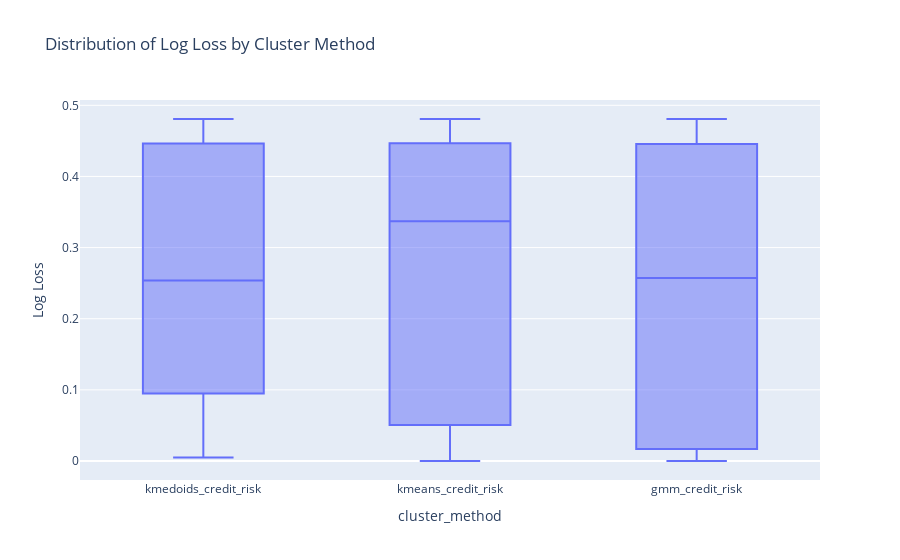

Here is the notebook cell this chart was saved with:
### Code cell
# %% [code]
fig3 = px.box(df1, x="cluster_method", y="Log Loss",
              title="Distribution of Log Loss by Cluster Method")
fig3.show()

### Figure 1 — Plotly figure (JSON) as saved in the notebook; plotly's stock layout.template omitted (floating-point values rounded to 4 significant figures)
{"data": [{"alignmentgroup": "True", "hovertemplate": "cluster_method=%{x}<br>Log Loss=%{y}<extra></extra>", "legendgroup": "", "marker": {"color": "#636efa"}, "name": "", "notched": false, "offsetgroup": "", "orientation": "v", "showlegend": false, "type": "box", "x": ["kmedoids_credit_risk", "kmedoids_credit_risk", "kmedoids_credit_risk", "kmedoids_credit_risk", "kmedoids_credit_risk", "kmedoids_credit_risk", "kmedoids_credit_risk", "kmedoids_credit_risk", "kmeans_credit_risk", "kmeans_credit_risk", "kmeans_credit_risk", "kmeans_credit_risk", "kmeans_credit_risk", "kmeans_credit_risk", "kmeans_credit_risk", "kmeans_credit_risk", "gmm_credit_risk", "gmm_credit_risk", "gmm_credit_risk", "gmm_credit_risk", "gmm_credit_risk", "gmm_credit_risk", "gmm_credit_risk", "gmm_credit_risk", "kmedoids_credit_risk", "kmedoids_credit_risk", "kmedoids_credit_risk", "kmedoids_credit_risk", "kmedoids_credit_risk", "kmedoids_credit_risk", "kmedoids_credit_risk", "kmedoids_credit_risk", "kmeans_credit_risk", "kmeans_credit_risk", "kmeans_credit_risk", "kmeans_credit_risk", "kmeans_credit_risk", "kmeans_credit_risk", "kmeans_credit_risk", "kmeans_credit_risk", "gmm_credit_risk", "gmm_credit_risk", "gmm_credit_risk", "gmm_credit_risk", "gmm_credit_risk", "gmm_credit_risk", "gmm_credit_risk", "gmm_credit_risk", "kmedoids_credit_risk", "kmedoids_credit_risk", "kmedoids_credit_risk", "kmedoids_credit_risk", "kmedoids_credit_risk", "kmedoids_credit_risk", "kmedoids_credit_risk", "kmedoids_credit_risk", "kmeans_credit_risk", "kmeans_credit_risk", "kmeans_credit_risk", "kmeans_credit_risk", "kmeans_credit_risk", "kmeans_credit_risk", "kmeans_credit_risk", "kmeans_credit_risk", "gmm_credit_risk", "gmm_credit_risk", "gmm_credit_risk", "gmm_credit_risk", "gmm_credit_risk", "gmm_credit_risk", "gmm_credit_risk", "gmm_credit_risk", "kmedoids_credit_risk", "kmedoids_credit_risk", "kmedoids_credit_risk", "kmedoids_credit_risk", "kmedoids_credit_risk", "kmedoids_credit_risk", "kmedoids_credit_risk", "kmedoids_credit_risk", "kmeans_credit_risk", "kmeans_credit_risk", "kmeans_credit_risk", "kmeans_credit_risk", "kmeans_credit_risk", "kmeans_credit_risk", "kmeans_credit_risk", "kmeans_credit_risk", "gmm_credit_risk", "gmm_credit_risk", "gmm_credit_risk", "gmm_credit_risk", "gmm_credit_risk", "gmm_credit_risk", "gmm_credit_risk", "gmm_credit_risk", "kmedoids_credit_risk", "kmedoids_credit_risk", "kmedoids_credit_risk", "kmedoids_credit_risk", "kmedoids_credit_risk", "kmedoids_credit_risk", "kmedoids_credit_risk", "kmedoids_credit_risk", "kmeans_credit_risk", "kmeans_credit_risk", "kmeans_credit_risk", "kmeans_credit_risk", "kmeans_credit_risk", "kmeans_credit_risk", "kmeans_credit_risk", "kmeans_credit_risk", "gmm_credit_risk", "gmm_credit_risk", "gmm_credit_risk", "gmm_credit_risk", "gmm_credit_risk", "gmm_credit_risk", "gmm_credit_risk", "gmm_credit_risk"], "x0": " ", "xaxis": "x", "y": [0.1575, 0.4584, 0.09983, 0.03776, 0.3961, 0.004856, 0.4466, 0.3861, 0.0523, 0.4486, 0.3093, 0.04908, 0.3528, 0.2254, 0.4466, 0.3861, 0.01145, 0.4453, 0.09847, 0.001844, 0.3629, 0.01784, 0.4466, 0.3861, 0.1575, 0.4584, 0.1364, 0.03776, 0.3961, 0.01126, 0.4466, 0.3861, 0.0523, 0.4486, 0.3371, 0.04908, 0.3528, 0.1891, 0.4466, 0.3861, 0.01145, 0.4453, 0.1257, 0.001844, 0.3629, 0.05922, 0.4466, 0.3861, 0.1214, 0.4772, 0.01715, 0.1149, 0.4422, 0.005375, 0.4807, 0.463, 2.22e-16, 0.4758, 0.02392, 2.22e-16, 0.4544, 0.00736, 0.4807, 0.463, 2.22e-16, 0.4791, 0.09863, 2.22e-16, 0.4547, 0.03349, 0.4807, 0.463, 0.1581, 0.4579, 0.1317, 0.09014, 0.3496, 0.032, 0.4492, 0.3809, 0.01301, 0.4622, 0.3341, 0.006516, 0.3204, 0.2257, 0.4492, 0.3809, 0.01591, 0.4526, 0.1371, 0.001178, 0.3652, 0.04773, 0.4492, 0.3809, 0.1342, 0.4594, 0.1158, 0.03777, 0.3536, 0.04213, 0.4458, 0.3842, 0.01354, 0.4509, 0.3367, 0.002446, 0.3537, 0.2131, 0.4458, 0.3842, 0.01566, 0.4518, 0.1517, 0.001491, 0.3693, 0.03784, 0.4458, 0.3842], "y0": " ", "yaxis": "y"}], "layout": {"boxmode": "group", "legend": {"tracegroupgap": 0}, "title": {"text": "Distribution of Log Loss by Cluster Method"}, "xaxis": {"anchor": "y", "domain": [0, 1], "title": {"text": "cluster_method"}}, "yaxis": {"anchor": "x", "domain": [0, 1], "title": {"text": "Log Loss"}}}}
